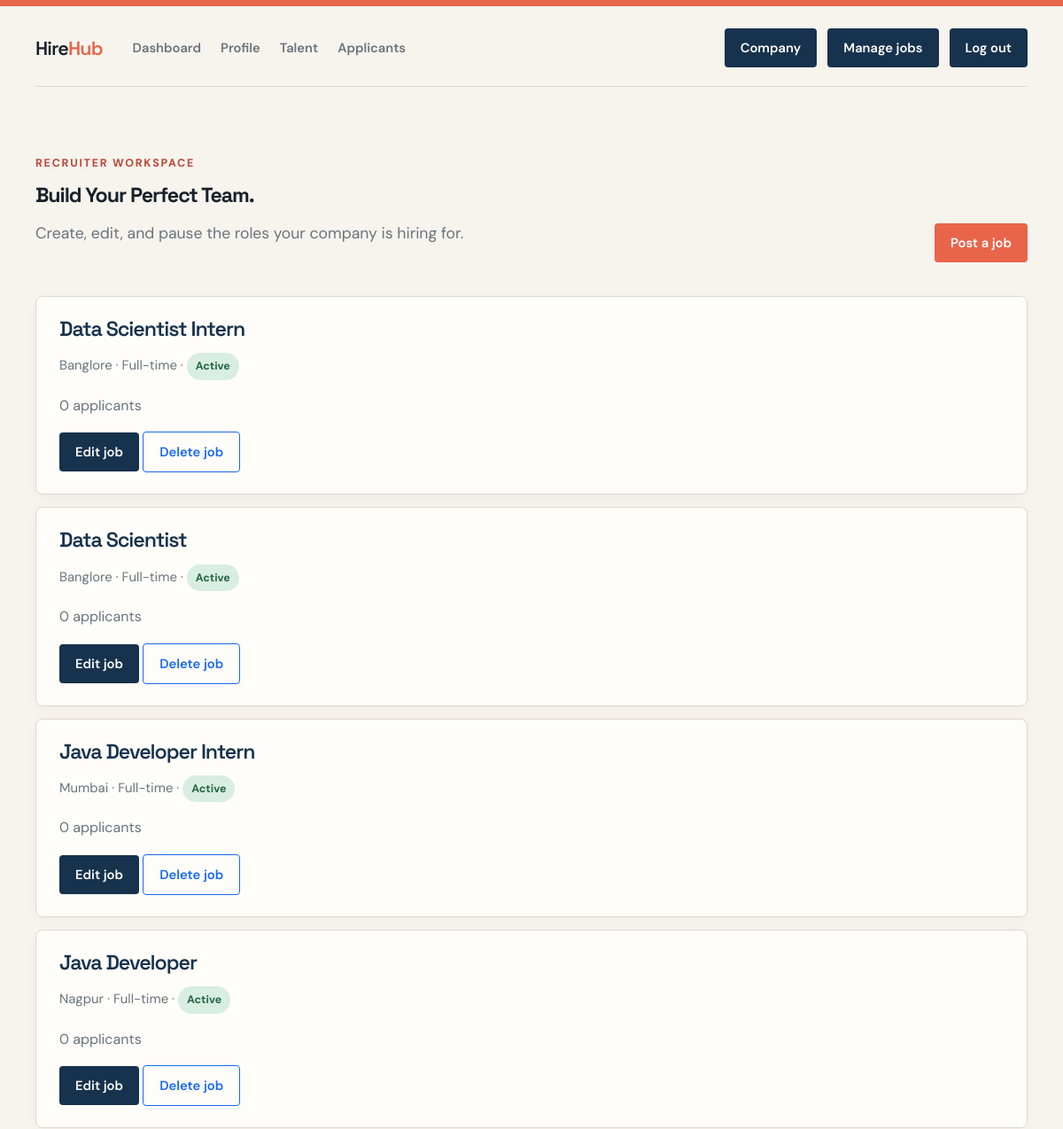
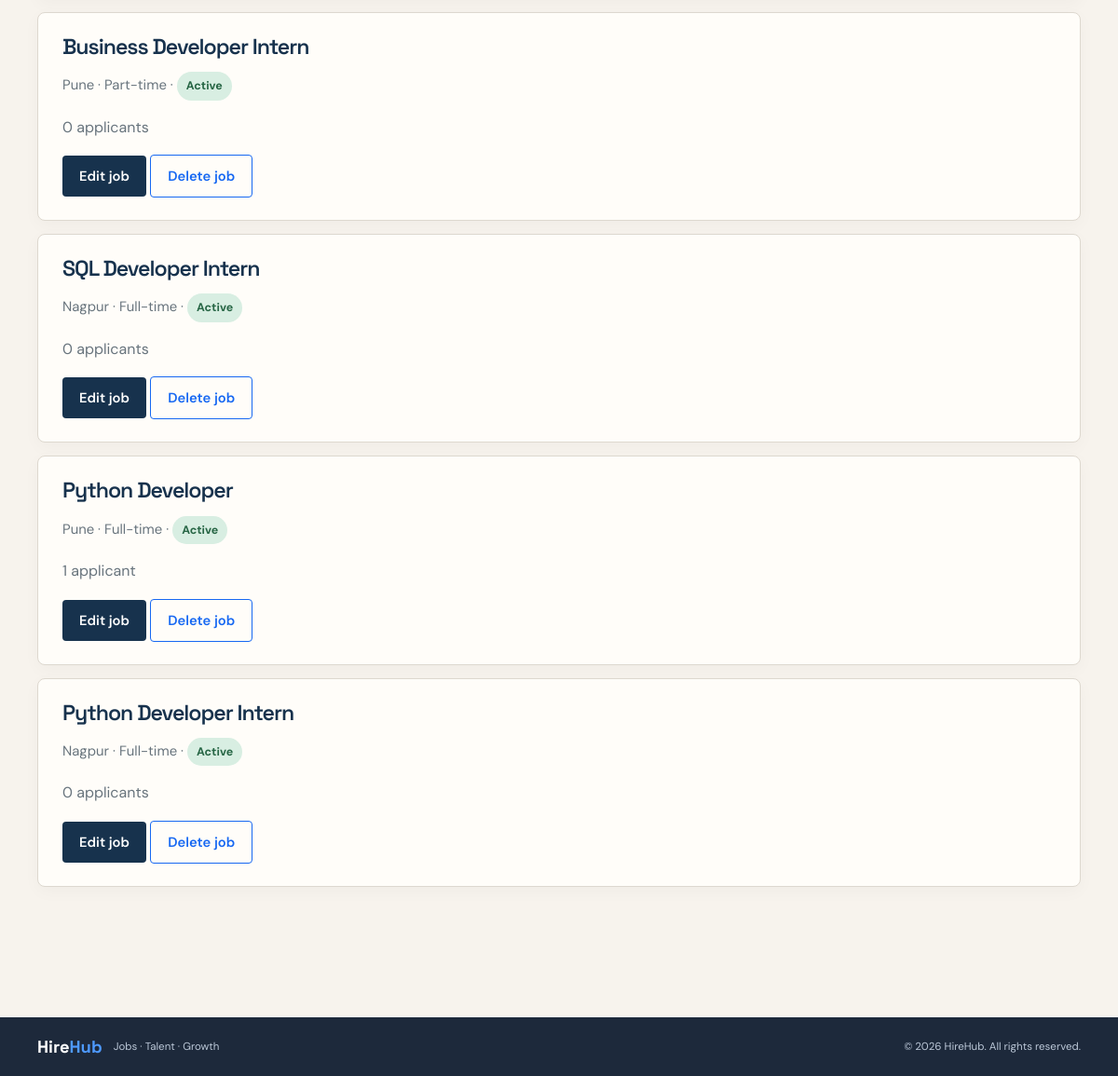
The page /jobs/manage/ (signed in) on the database its author committed (2 pictures, top to bottom).
### jobs/models.py (models this page shows, shortened)
class Job(models.Model):
    EMPLOYMENT_CHOICES = [('full-time', 'Full-time'), ('part-time', 'Part-time'), ('contract', 'Contract')]
    employer = models.ForeignKey('auth.User', on_delete=models.CASCADE, related_name='posted_jobs')
    company = models.ForeignKey('companies.Company', on_delete=models.SET_NULL, null=True, blank=True, related_name='jobs')
    title = models.CharField(max_length=160)
    description = models.TextField()
    location = models.CharField(max_length=120)
    vacancies = models.PositiveIntegerField(default=1)
    employment_type = models.CharField(max_length=20, choices=EMPLOYMENT_CHOICES, default='full-time')
    salary = models.CharField(max_length=80, blank=True)
    created_at = models.DateTimeField(auto_now_add=True)
    is_active = models.BooleanField(default=True)
    class Meta:
        ordering = ['-created_at']

### jobs/views.py (the view)
# urls.py: path('manage/', views.ManageJobsView.as_view(), name='manage_jobs'),
class ManageJobsView(EmployerJobMixin, ListView):
	model = Job
	template_name = 'jobs/manage.html'
	context_object_name = 'jobs'

### jobs/views.py (called while the page is built)
	def test_func(self):
		return getattr(getattr(self.request.user, 'profile', None), 'role', None) == 'employer'

	def get_queryset(self):
		return Job.objects.filter(employer=self.request.user).select_related('company')

### templates/jobs/manage.html
{% extends 'base.html' %}
{% block content %}<section class="hero">
    <div>
        <p class="eyebrow">Recruiter workspace</p>
        <h2>Build Your Perfect Team.</h2>
        <p class="lede">Create, edit, and pause the roles your company is hiring for.</p>
    </div><a class="button" href="{% url 'create_job' %}">Post a job</a>
</section>
<section class="job-grid">{% for job in jobs %}<article class="job">
        <h2><a href="{% url 'job_detail' job.pk %}">{{ job.title }}</a></h2>
        <p class="job-meta">{{ job.location }} · {{ job.get_employment_type_display }} · {% if job.is_active %}<span
                class="status">Active</span>{% else %}<span class="muted">Paused</span>{% endif %}</p>
        <p class="muted">{{ job.applications.count }} applicant{{ job.applications.count|pluralize }}</p><a
            class="button secondary" href="{% url 'edit_job' job.pk %}">Edit job</a>
        <a class="button outline" href="{% url 'delete_job' job.pk %}">Delete job</a>
    </article>{% empty %}<p class="empty">You have not posted any jobs yet.</p>{% endfor %}</section>{% endblock %}

### static/css/app.css (style rules this page uses)
:root { --ink: #17212b; --muted: #68747d; --paper: #f7f3ed; --surface: #fffdf9; --line: #ddd8cf; --navy: #17324d; --coral: #e8644a; --coral-dark: #bc4637; --mint: #d8eee2; --shadow: 0 16px 40px rgba(23, 33, 43, .08); --blue: #1768f2; --blue-soft: #eef6ff; --green: #15966d; }
* { box-sizing: border-box; }
body { margin: 0; background: var(--paper); color: var(--ink); font-family: 'DM Sans', sans-serif; }
body::before { content: ''; display: block; height: 7px; background: var(--coral); }
a { color: var(--navy); font-weight: 600; text-decoration-thickness: 2px; text-underline-offset: 3px; }
h1, h2, h3 { font-family: 'Space Grotesk', sans-serif; letter-spacing: -.045em; line-height: 1.05; }
h2 { font-size: 1.45rem; margin: 0 0 9px; }
p { line-height: 1.65; }
.lede { max-width: 650px; color: var(--muted); font-size: 1.1rem; }
.hero { display: grid; grid-template-columns: 1fr auto; align-items: end; gap: 30px; margin-bottom: 38px; }
.eyebrow { color: var(--coral-dark); font-size: .78rem; font-weight: 700; letter-spacing: .14em; text-transform: uppercase; }
.job-grid { display: grid; gap: 14px; }
.job { background: var(--surface); border: 1px solid var(--line); border-radius: 8px; box-shadow: 0 5px 18px rgba(23, 33, 43, .03); padding: 24px 26px; transition: transform .18s ease, box-shadow .18s ease; }
.job h2 a { text-decoration: none; }
.job-meta { color: var(--muted); font-size: .93rem; }
.muted { color: var(--muted); }
button, .button { display: inline-flex; align-items: center; justify-content: center; border: 0; border-radius: 4px; background: var(--coral); color: white; cursor: pointer; font: 600 .92rem 'DM Sans', sans-serif; padding: 12px 18px; text-decoration: none; transition: background .18s ease, transform .18s ease; }
.button.secondary { background: var(--navy); }
.button.outline { background: transparent; border: 1px solid var(--blue); color: var(--blue); }
.status { display: inline-block; background: var(--mint); border-radius: 100px; color: #276645; font-size: .78rem; font-weight: 700; padding: 5px 10px; }

### rows shown on the page
Job: title "Data Scientist Intern", location "Banglore", employment_type "Full-time", is_active "Active", applications.count "0"
Job: title "Data Scientist", location "Banglore", employment_type "Full-time", is_active "Active", applications.count "0"
Job: title "Java Developer Intern", location "Mumbai", employment_type "Full-time", is_active "Active", applications.count "0"
Job: title "Java Developer", location "Nagpur", employment_type "Full-time", is_active "Active", applications.count "0"
Job: title "Business Developer Intern", location "Pune", employment_type "Part-time", is_active "Active", applications.count "0"
Job: title "SQL Developer Intern", location "Nagpur", employment_type "Full-time", is_active "Active", applications.count "0"
Job: title "Python Developer", location "Pune", employment_type "Full-time", is_active "Active", applications.count "1"
Job: title "Python Developer Intern", location "Nagpur", employment_type "Full-time", is_active "Active", applications.count "0"
